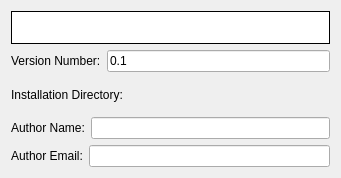
<ui version="4.0" >
 <class>properties</class>
 <widget class="QWidget" name="properties" >
  <property name="geometry" >
   <rect>
    <x>0</x>
    <y>0</y>
    <width>341</width>
    <height>178</height>
   </rect>
  </property>
  <layout class="QGridLayout" name="gridLayout" >
   <item row="0" column="0" >
    <layout class="QVBoxLayout" name="verticalLayout" >
     <item>
      <widget class="QLabel" name="appNameLabel" >
       <property name="palette" >
        <palette>
         <active>
          <colorrole role="WindowText" >
           <brush brushstyle="SolidPattern" >
            <color alpha="255" >
             <red>0</red>
             <green>0</green>
             <blue>0</blue>
            </color>
           </brush>
          </colorrole>
          <colorrole role="Button" >
           <brush brushstyle="SolidPattern" >
            <color alpha="255" >
             <red>255</red>
             <green>255</green>
             <blue>255</blue>
            </color>
           </brush>
          </colorrole>
          <colorrole role="Light" >
           <brush brushstyle="SolidPattern" >
            <color alpha="255" >
             <red>255</red>
             <green>255</green>
             <blue>255</blue>
            </color>
           </brush>
          </colorrole>
          <colorrole role="Midlight" >
           <brush brushstyle="SolidPattern" >
            <color alpha="255" >
             <red>255</red>
             <green>255</green>
             <blue>255</blue>
            </color>
           </brush>
          </colorrole>
          <colorrole role="Dark" >
           <brush brushstyle="SolidPattern" >
            <color alpha="255" >
             <red>127</red>
             <green>127</green>
             <blue>127</blue>
            </color>
           </brush>
          </colorrole>
          <colorrole role="Mid" >
           <brush brushstyle="SolidPattern" >
            <color alpha="255" >
             <red>170</red>
             <green>170</green>
             <blue>170</blue>
            </color>
           </brush>
          </colorrole>
          <colorrole role="Text" >
           <brush brushstyle="SolidPattern" >
            <color alpha="255" >
             <red>0</red>
             <green>0</green>
             <blue>0</blue>
            </color>
           </brush>
          </colorrole>
          <colorrole role="BrightText" >
           <brush brushstyle="SolidPattern" >
            <color alpha="255" >
             <red>255</red>
             <green>255</green>
             <blue>255</blue>
            </color>
           </brush>
          </colorrole>
          <colorrole role="ButtonText" >
           <brush brushstyle="SolidPattern" >
            <color alpha="255" >
             <red>0</red>
             <green>0</green>
             <blue>0</blue>
            </color>
           </brush>
          </colorrole>
          <colorrole role="Base" >
           <brush brushstyle="SolidPattern" >
            <color alpha="255" >
             <red>255</red>
             <green>255</green>
             <blue>255</blue>
            </color>
           </brush>
          </colorrole>
          <colorrole role="Window" >
           <brush brushstyle="SolidPattern" >
            <color alpha="255" >
             <red>255</red>
             <green>255</green>
             <blue>255</blue>
            </color>
           </brush>
          </colorrole>
          <colorrole role="Shadow" >
           <brush brushstyle="SolidPattern" >
            <color alpha="255" >
             <red>0</red>
             <green>0</green>
             <blue>0</blue>
            </color>
           </brush>
          </colorrole>
          <colorrole role="AlternateBase" >
           <brush brushstyle="SolidPattern" >
            <color alpha="255" >
             <red>255</red>
             <green>255</green>
             <blue>255</blue>
            </color>
           </brush>
          </colorrole>
          <colorrole role="ToolTipBase" >
           <brush brushstyle="SolidPattern" >
            <color alpha="255" >
             <red>255</red>
             <green>255</green>
             <blue>220</blue>
            </color>
           </brush>
          </colorrole>
          <colorrole role="ToolTipText" >
           <brush brushstyle="SolidPattern" >
            <color alpha="255" >
             <red>0</red>
             <green>0</green>
             <blue>0</blue>
            </color>
           </brush>
          </colorrole>
         </active>
         <inactive>
          <colorrole role="WindowText" >
           <brush brushstyle="SolidPattern" >
            <color alpha="255" >
             <red>0</red>
             <green>0</green>
             <blue>0</blue>
            </color>
           </brush>
          </colorrole>
          <colorrole role="Button" >
           <brush brushstyle="SolidPattern" >
            <color alpha="255" >
             <red>255</red>
             <green>255</green>
             <blue>255</blue>
            </color>
           </brush>
          </colorrole>
          <colorrole role="Light" >
           <brush brushstyle="SolidPattern" >
            <color alpha="255" >
             <red>255</red>
             <green>255</green>
             <blue>255</blue>
            </color>
           </brush>
          </colorrole>
          <colorrole role="Midlight" >
           <brush brushstyle="SolidPattern" >
            <color alpha="255" >
             <red>255</red>
             <green>255</green>
             <blue>255</blue>
            </color>
           </brush>
          </colorrole>
          <colorrole role="Dark" >
           <brush brushstyle="SolidPattern" >
            <color alpha="255" >
             <red>127</red>
             <green>127</green>
             <blue>127</blue>
            </color>
           </brush>
          </colorrole>
          <colorrole role="Mid" >
           <brush brushstyle="SolidPattern" >
            <color alpha="255" >
             <red>170</red>
             <green>170</green>
             <blue>170</blue>
            </color>
           </brush>
          </colorrole>
          <colorrole role="Text" >
           <brush brushstyle="SolidPattern" >
            <color alpha="255" >
             <red>0</red>
             <green>0</green>
             <blue>0</blue>
            </color>
           </brush>
          </colorrole>
          <colorrole role="BrightText" >
           <brush brushstyle="SolidPattern" >
            <color alpha="255" >
             <red>255</red>
             <green>255</green>
             <blue>255</blue>
            </color>
           </brush>
          </colorrole>
          <colorrole role="ButtonText" >
           <brush brushstyle="SolidPattern" >
            <color alpha="255" >
             <red>0</red>
             <green>0</green>
             <blue>0</blue>
            </color>
           </brush>
          </colorrole>
          <colorrole role="Base" >
           <brush brushstyle="SolidPattern" >
            <color alpha="255" >
             <red>255</red>
             <green>255</green>
             <blue>255</blue>
            </color>
           </brush>
          </colorrole>
          <colorrole role="Window" >
           <brush brushstyle="SolidPattern" >
            <color alpha="255" >
             <red>255</red>
             <green>255</green>
             <blue>255</blue>
            </color>
           </brush>
          </colorrole>
          <colorrole role="Shadow" >
           <brush brushstyle="SolidPattern" >
            <color alpha="255" >
             <red>0</red>
             <green>0</green>
             <blue>0</blue>
            </color>
           </brush>
          </colorrole>
          <colorrole role="AlternateBase" >
           <brush brushstyle="SolidPattern" >
            <color alpha="255" >
             <red>255</red>
             <green>255</green>
             <blue>255</blue>
            </color>
           </brush>
          </colorrole>
          <colorrole role="ToolTipBase" >
           <brush brushstyle="SolidPattern" >
            <color alpha="255" >
             <red>255</red>
             <green>255</green>
             <blue>220</blue>
            </color>
           </brush>
          </colorrole>
          <colorrole role="ToolTipText" >
           <brush brushstyle="SolidPattern" >
            <color alpha="255" >
             <red>0</red>
             <green>0</green>
             <blue>0</blue>
            </color>
           </brush>
          </colorrole>
         </inactive>
         <disabled>
          <colorrole role="WindowText" >
           <brush brushstyle="SolidPattern" >
            <color alpha="255" >
             <red>127</red>
             <green>127</green>
             <blue>127</blue>
            </color>
           </brush>
          </colorrole>
          <colorrole role="Button" >
           <brush brushstyle="SolidPattern" >
            <color alpha="255" >
             <red>255</red>
             <green>255</green>
             <blue>255</blue>
            </color>
           </brush>
          </colorrole>
          <colorrole role="Light" >
           <brush brushstyle="SolidPattern" >
            <color alpha="255" >
             <red>255</red>
             <green>255</green>
             <blue>255</blue>
            </color>
           </brush>
          </colorrole>
          <colorrole role="Midlight" >
           <brush brushstyle="SolidPattern" >
            <color alpha="255" >
             <red>255</red>
             <green>255</green>
             <blue>255</blue>
            </color>
           </brush>
          </colorrole>
          <colorrole role="Dark" >
           <brush brushstyle="SolidPattern" >
            <color alpha="255" >
             <red>127</red>
             <green>127</green>
             <blue>127</blue>
            </color>
           </brush>
          </colorrole>
          <colorrole role="Mid" >
           <brush brushstyle="SolidPattern" >
            <color alpha="255" >
             <red>170</red>
             <green>170</green>
             <blue>170</blue>
            </color>
           </brush>
          </colorrole>
          <colorrole role="Text" >
           <brush brushstyle="SolidPattern" >
            <color alpha="255" >
             <red>127</red>
             <green>127</green>
             <blue>127</blue>
            </color>
           </brush>
          </colorrole>
          <colorrole role="BrightText" >
           <brush brushstyle="SolidPattern" >
            <color alpha="255" >
             <red>255</red>
             <green>255</green>
             <blue>255</blue>
            </color>
           </brush>
          </colorrole>
          <colorrole role="ButtonText" >
           <brush brushstyle="SolidPattern" >
            <color alpha="255" >
             <red>127</red>
             <green>127</green>
             <blue>127</blue>
            </color>
           </brush>
          </colorrole>
          <colorrole role="Base" >
           <brush brushstyle="SolidPattern" >
            <color alpha="255" >
             <red>255</red>
             <green>255</green>
             <blue>255</blue>
            </color>
           </brush>
          </colorrole>
          <colorrole role="Window" >
           <brush brushstyle="SolidPattern" >
            <color alpha="255" >
             <red>255</red>
             <green>255</green>
             <blue>255</blue>
            </color>
           </brush>
          </colorrole>
          <colorrole role="Shadow" >
           <brush brushstyle="SolidPattern" >
            <color alpha="255" >
             <red>0</red>
             <green>0</green>
             <blue>0</blue>
            </color>
           </brush>
          </colorrole>
          <colorrole role="AlternateBase" >
           <brush brushstyle="SolidPattern" >
            <color alpha="255" >
             <red>255</red>
             <green>255</green>
             <blue>255</blue>
            </color>
           </brush>
          </colorrole>
          <colorrole role="ToolTipBase" >
           <brush brushstyle="SolidPattern" >
            <color alpha="255" >
             <red>255</red>
             <green>255</green>
             <blue>220</blue>
            </color>
           </brush>
          </colorrole>
          <colorrole role="ToolTipText" >
           <brush brushstyle="SolidPattern" >
            <color alpha="255" >
             <red>0</red>
             <green>0</green>
             <blue>0</blue>
            </color>
           </brush>
          </colorrole>
         </disabled>
        </palette>
       </property>
       <property name="autoFillBackground" >
        <bool>true</bool>
       </property>
       <property name="frameShape" >
        <enum>QFrame::Panel</enum>
       </property>
       <property name="text" >
        <string/>
       </property>
      </widget>
     </item>
     <item>
      <layout class="QHBoxLayout" name="horizontalLayout_2" >
       <item>
        <widget class="QLabel" name="versionLabel" >
         <property name="text" >
          <string>Version Number:</string>
         </property>
         <property name="buddy" >
          <cstring>kcfg_appVersion</cstring>
         </property>
        </widget>
       </item>
       <item>
        <widget class="KLineEdit" name="kcfg_appVersion" >
         <property name="toolTip" >
          <string>Project's version number</string>
         </property>
         <property name="whatsThis" >
          <string>Set your project version number. A first project should start with version 0.1.</string>
         </property>
         <property name="inputMask" >
          <string>0.0; </string>
         </property>
         <property name="text" >
          <string>0.1</string>
         </property>
        </widget>
       </item>
      </layout>
     </item>
     <item>
      <layout class="QHBoxLayout" name="horizontalLayout_3" >
       <item>
        <widget class="QLabel" name="installLabel" >
         <property name="text" >
          <string>Installation Directory:</string>
         </property>
         <property name="buddy" >
          <cstring>kcfg_url</cstring>
         </property>
        </widget>
       </item>
       <item>
        <widget class="KUrlRequester" name="kcfg_url" >
         <property name="toolTip" >
          <string>The directory where you will build your project</string>
         </property>
         <property name="whatsThis" >
          <string>Choose the directory where you will build your project. Your home /src is a good default location.</string>
         </property>
        </widget>
       </item>
      </layout>
     </item>
     <item>
      <layout class="QHBoxLayout" name="horizontalLayout_4" >
       <item>
        <widget class="QLabel" name="authorLabel" >
         <property name="text" >
          <string>Author Name:</string>
         </property>
         <property name="buddy" >
          <cstring>kcfg_name</cstring>
         </property>
        </widget>
       </item>
       <item>
        <widget class="KLineEdit" name="kcfg_name" >
         <property name="toolTip" >
          <string>Your first name and name</string>
         </property>
         <property name="whatsThis" >
          <string>This will set the copyright to this name</string>
         </property>
         <property name="inputMask" >
          <string/>
         </property>
         <property name="text" >
          <string/>
         </property>
        </widget>
       </item>
      </layout>
     </item>
     <item>
      <layout class="QHBoxLayout" name="horizontalLayout_5" >
       <item>
        <widget class="QLabel" name="emailLabel" >
         <property name="text" >
          <string>Author Email:</string>
         </property>
         <property name="buddy" >
          <cstring>kcfg_email</cstring>
         </property>
        </widget>
       </item>
       <item>
        <widget class="KLineEdit" name="kcfg_email" >
         <property name="toolTip" >
          <string>Your email address</string>
         </property>
         <property name="whatsThis" >
          <string>This email address will be next to your name in the copyright credit of the project files.</string>
         </property>
         <property name="inputMask" >
          <string/>
         </property>
         <property name="text" >
          <string/>
         </property>
        </widget>
       </item>
      </layout>
     </item>
    </layout>
   </item>
  </layout>
 </widget>
 <customwidgets>
  <customwidget>
   <class>KLineEdit</class>
   <extends>QLineEdit</extends>
   <header>klineedit.h</header>
  </customwidget>
  <customwidget>
   <class>KUrlRequester</class>
   <extends>QFrame</extends>
   <header>kurlrequester.h</header>
  </customwidget>
 </customwidgets>
 <resources/>
 <connections/>
</ui>
